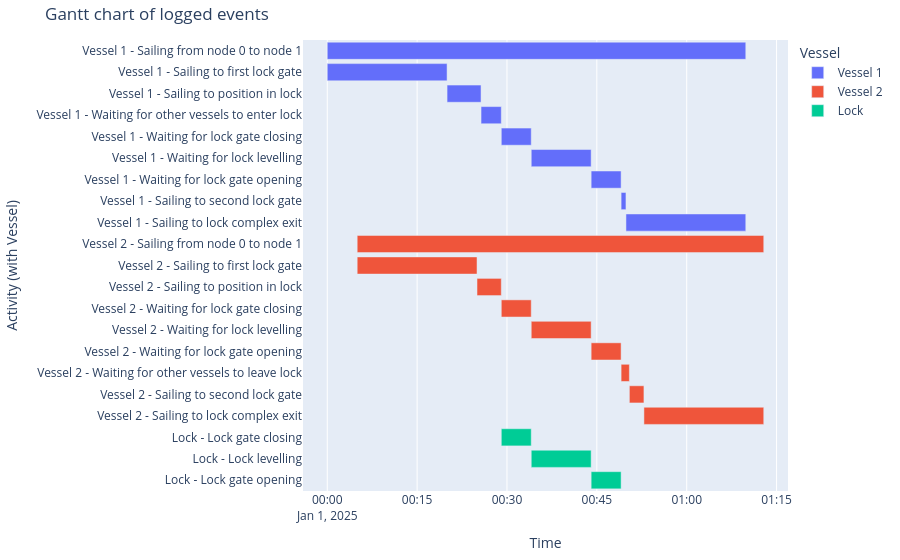

Notebook cell for this chart:
### Markdown cell above
##### Event chart
As does the event chart.

### Code cell
df_eventtable = opentnsim.core.logutils.logbook2eventtable([vessel_1, vessel_2, lock_chamber])
generate_vessel_gantt_chart(df_eventtable)

### Figure 1 — Plotly figure (JSON) as saved in the notebook; plotly's stock layout.template omitted (floating-point values rounded to 4 significant figures)
{"data": [{"base": ["2025-01-01T00:00:00.000000000", "2025-01-01T00:00:00.000000000", "2025-01-01T00:20:00.000000000", "2025-01-01T00:25:40.172786000", "2025-01-01T00:29:02.980562000", "2025-01-01T00:34:02.980562000", "2025-01-01T00:44:02.980562000", "2025-01-01T00:49:02.980562000", "2025-01-01T00:49:51.576674000"], "hovertemplate": "object name=Vessel 1<br>start time=%{base}<br>stop time=%{x}<br>activity label=%{y}<extra></extra>", "legendgroup": "Vessel 1", "marker": {"color": "#636efa", "pattern": {"shape": ""}}, "name": "Vessel 1", "orientation": "h", "showlegend": true, "textposition": "auto", "type": "bar", "x": [4191576, 1200000, 340172, 202807, 300000, 600000, 300000, 48596, 1200000], "xaxis": "x", "y": ["Vessel 1 - Sailing from node 0 to node 1", "Vessel 1 - Sailing to first lock gate", "Vessel 1 - Sailing to position in lock", "Vessel 1 - Waiting for other vessels to enter lock", "Vessel 1 - Waiting for lock gate closing", "Vessel 1 - Waiting for lock levelling", "Vessel 1 - Waiting for lock gate opening", "Vessel 1 - Sailing to second lock gate", "Vessel 1 - Sailing to lock complex exit"], "yaxis": "y"}, {"base": ["2025-01-01T00:05:00.000000000", "2025-01-01T00:05:00.000000000", "2025-01-01T00:25:00.000000000", "2025-01-01T00:29:02.980562000", "2025-01-01T00:34:02.980562000", "2025-01-01T00:44:02.980562000", "2025-01-01T00:49:02.980562000", "2025-01-01T00:50:25.788337000", "2025-01-01T00:52:51.576674000"], "hovertemplate": "object name=Vessel 2<br>start time=%{base}<br>stop time=%{x}<br>activity label=%{y}<extra></extra>", "legendgroup": "Vessel 2", "marker": {"color": "#EF553B", "pattern": {"shape": ""}}, "name": "Vessel 2", "orientation": "h", "showlegend": true, "textposition": "auto", "type": "bar", "x": [4071576, 1200000, 242980, 300000, 600000, 300000, 82807, 145788, 1200000], "xaxis": "x", "y": ["Vessel 2 - Sailing from node 0 to node 1", "Vessel 2 - Sailing to first lock gate", "Vessel 2 - Sailing to position in lock", "Vessel 2 - Waiting for lock gate closing", "Vessel 2 - Waiting for lock levelling", "Vessel 2 - Waiting for lock gate opening", "Vessel 2 - Waiting for other vessels to leave lock", "Vessel 2 - Sailing to second lock gate", "Vessel 2 - Sailing to lock complex exit"], "yaxis": "y"}, {"base": ["2025-01-01T00:29:02.980562000", "2025-01-01T00:34:02.980562000", "2025-01-01T00:44:02.980562000"], "hovertemplate": "object name=Lock<br>start time=%{base}<br>stop time=%{x}<br>activity label=%{y}<extra></extra>", "legendgroup": "Lock", "marker": {"color": "#00cc96", "pattern": {"shape": ""}}, "name": "Lock", "orientation": "h", "showlegend": true, "textposition": "auto", "type": "bar", "x": [300000, 600000, 300000], "xaxis": "x", "y": ["Lock - Lock gate closing", "Lock - Lock levelling", "Lock - Lock gate opening"], "yaxis": "y"}], "layout": {"barmode": "overlay", "legend": {"title": {"text": "Vessel"}, "tracegroupgap": 0}, "margin": {"b": 20, "l": 20, "r": 20, "t": 40}, "title": {"text": "Gantt chart of logged events"}, "xaxis": {"anchor": "y", "domain": [0, 1], "title": {"text": "Time"}, "type": "date"}, "yaxis": {"anchor": "x", "autorange": "reversed", "domain": [0, 1], "title": {"text": "Activity (with Vessel)"}}}}
